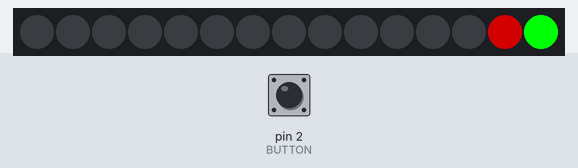
Simulated run of this sketch. Board: Arduino Nano, built with avr-gcc and run on an emulated ATmega328P. On the bench: 15 RGB LEDs in strip order, left to right. Inputs (shaded band) come from the test bench; at power-on: pin 2 (BUTTON) HIGH. Dim RGB values are drawn brighter than linear; colours are those a GRB WS2812 strip shows for the declared byte order; random numbers use the default seed unless the sketch sets one; what the sketch prints to the serial monitor is not drawn.

Above: at 3.2 s.
3.3 s: pin 2 (BUTTON) pulled LOW for 0.15 s
At 3.52 s:
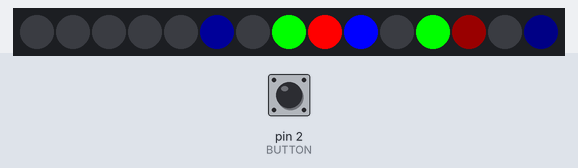
4.0 s: pin 2 (BUTTON) pulled LOW for 1 s
At 5.1 s:
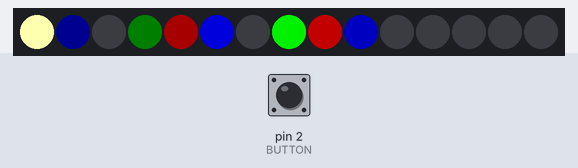
5.6 s: pin 2 (BUTTON) pulled LOW for 0.15 s
At 6.1 s:
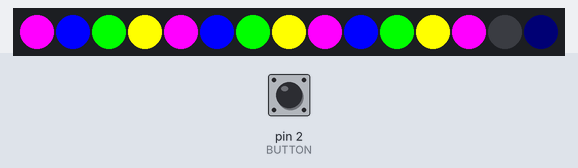
6.3 s: pin 2 (BUTTON) pulled LOW for 3.2 s
At 6.85 s:
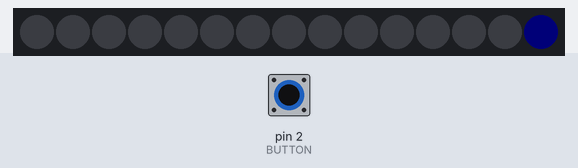
10.1 s: pin 2 (BUTTON) pulled LOW for 0.15 s
At 10.18 s:
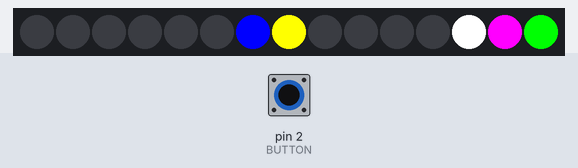
10.8 s: pin 2 (BUTTON) pulled LOW for 1 s
At 10.86 s:
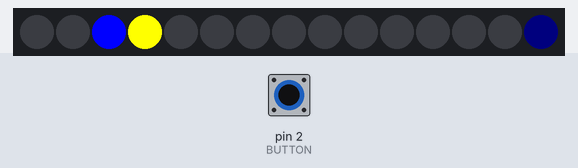

The sketch:

11November.ino
```cpp
//11 noveember little lights For Jolien van jelle
/* 22 sk2812 rgbw leds controlled on one data line in stacks of 11
   one button
   arduino nano with bypassed, voltage regulator
   18650 battery

    animation tab can hold random led colors that can be changed ugins the button
    if you add more add the aniAmount to the amont of variables and add more else if statements in the loop

*/

//libs --> fastled  https://github.com/FastLED/FastLED
// animations taken from: https://www.tweaking4all.com/hardware/arduino/adruino-led-strip-effects with some changes to account for the RGBW part of the thing.


// 11 led on one side rgbw D2
//one button on  D1

#include <FastLED.h>
#include "FastLED_RGBW.h" // litle hack from  (http://krazydad.com).

const int BUTTON = 2; // button pin
const int aniAmount = 8; // amount of animations that are running in the loop (aray starts at 0 so its 9 now )
int animationSelector = 0; // little animationSelector
int moveSpeed = 40; // used as a delay in the on led travel animation

//local LEDs
#define NUM_LEDS 11 // amount of leds
#define LED_PIN 4  // led pin

CRGBW leds[NUM_LEDS]; // hack to get rgbw working, im sub buffering the leds and inserting an extra channel
CRGB *ledsRGB = (CRGB *) &leds[0]; // leds

int ledOn = 1; // variable used for the single led chace


void setup() {

  //start serial port
  Serial.begin(115200);
  Serial.print("11 novemember is de dag");

  pinMode(LED_PIN, OUTPUT);     //set the led pin as output
  pinMode(BUTTON, INPUT_PULLUP); // set the button as input pullup
  attachInterrupt(digitalPinToInterrupt(BUTTON), blink, FALLING  ); //set the button as interupt so when it is pressed it interupts the program
  FastLED.addLeds<WS2812B, LED_PIN, RGB>(ledsRGB, getRGBWsize(NUM_LEDS)); // add leds to the array
  animationSelector = random(aniAmount);
  initTest(); // show a little test rgb seqence

}

void loop() {

  // Serial.println(animationSelector);
  if  (animationSelector == 0) {
    Fire(55, 120, 15);
  } else  if  (animationSelector == 1) {
    colorWipe(255, 0, 255, 50);
    colorWipe(0x00, 0x00, 0x00, 50);
  } else if  (animationSelector == 2) {
    meteorRain(0xff, 0xff, 0xff, 10, 64, true, 30);
  } else  if  (animationSelector == 3) {
    OneLedTravel();
  } else  if  (animationSelector == 4) {
    Sparkle(0xff, 0xff, 0xff, 100);
  } else if (animationSelector == 5) {
    FadeInOut(255, 0, 240); // pink?
  } else if (animationSelector == 6) {
    FadeInOut(255, 100, 0); // yellow
  } else  if  (animationSelector == 7) {
    Sparkle(0, 127, 255, 100);
  } else  if  (animationSelector == 8) {
   //rainbowCycle(10);
   CylonBounce(0xff, 0, 0, 4, 20, 50);// little kit animaation
  }
}


void blink() { // interyupt fuction that increments the animation selector value
  //animationSelector = random(aniAmount);
  animationSelector++;
  if ( animationSelector > aniAmount) {  // circle round
    animationSelector = 0;
  }
  //Serial.println(animationSelector);
}


void initTest() // little test animation
{
  for (int i = 0 ; i < NUM_LEDS ; i++)
  {
    //leds[i] = CRGBW(127, 0, 0, 0);
    leds[i] = CRGB(127, 0, 0);
  }
  FastLED.show();
  delay(500);
  for (int i = 0 ; i < NUM_LEDS ; i++)
  {
    //leds[i] = CRGBW(0, 127, 0, 0);
    leds[i] = CRGB(0, 127, 0);
  }
  FastLED.show();
  delay(500);
  for (int i = 0 ; i < NUM_LEDS ; i++)
  {
    // leds[i] = CRGBW(0, 0, 127, 0);
    leds[i] = CRGB(0, 0, 127);
  }
  FastLED.show();
  delay(500);
  for (int i = 0 ; i < NUM_LEDS ; i++)
  {
    //leds[i] = CRGBW(0, 0, 0, 127);
    leds[i] = CRGB(127, 127, 127);
  }
  FastLED.show();
  delay(500);
  for (int i = 0 ; i < NUM_LEDS ; i++)
  {
    // leds[i] = CRGBW(0, 0, 0, 0);
    leds[i] = CRGB(0, 0, 0);
  }
  FastLED.show();
}


void showStrip() { // used in the animaiton tab
  FastLED.show();
}

void setPixel(int Pixel, byte red, byte green, byte blue) { // used for animations
  leds[Pixel].r = red;
  leds[Pixel].g = green;
  leds[Pixel].b = blue;
  //CRGBW(0, 0, 0, 127);
}

void setAll(byte red, byte green, byte blue) { // used in animations
  for (int i = 0; i < NUM_LEDS; i++ ) { // loop thru all and set the pixel colors
    setPixel(i, red, green, blue);
  }
  showStrip(); // send data to the leds
}

void OneLedTravel() { // one led travel animation

  leds[ledOn % NUM_LEDS] = CRGBW(255, 255, 255, 255); // color of the led  // using modulo on the amount of leds to make it travel withoin bounds// will eventualy overflow not sure what happends then :)
  //leds[ledOn] = CRGBW(0, 0, 0, 255);
  //leds[ledOn+1] = CRGBW(0, 0, 255, 0);
  FastLED.show();
  delay(moveSpeed);
  leds[ledOn % NUM_LEDS] = CRGBW(0, 0, 0, 0);
  // leds[ledOn+1] = CRGBW(0, 0, 255, 0);

  ledOn++;
  //  Serial.print("hour:");
  //  Serial.println(hour);
  // Serial.print("led:");
  //  Serial.println(ledOn);
  //  Serial.print("ledModulo:");
  //  Serial.println(ledOn%60);
  FastLED.show();
  //    if (ledOn>=60 ){
  //      ledOn=1;
  //       //delay(50);
  //    }
}
```

Animations.ino
```cpp
void FadeInOut(byte red, byte green, byte blue){
  float r, g, b;

  for(int k = 0; k < 256; k=k+1) {
    r = (k/256.0)*red;
    g = (k/256.0)*green;
    b = (k/256.0)*blue;
    setAll(r,g,b);
    showStrip();
  }

  for(int k = 255; k >= 0; k=k-2) {
    r = (k/256.0)*red;
    g = (k/256.0)*green;
    b = (k/256.0)*blue;
    setAll(r,g,b);
    showStrip();
  }
}

void CylonBounce(byte red, byte green, byte blue, int EyeSize, int SpeedDelay, int ReturnDelay){

  for(int i = 0; i < NUM_LEDS-EyeSize-2; i++) {
    setAll(0,0,0);
    setPixel(i, red/10, green/10, blue/10);
    for(int j = 1; j <= EyeSize; j++) {
      setPixel(i+j, red, green, blue);
    }
    setPixel(i+EyeSize+1, red/10, green/10, blue/10);
    showStrip();
    delay(SpeedDelay);
  }

  delay(ReturnDelay);

  for(int i = NUM_LEDS-EyeSize-2; i > 0; i--) {
    setAll(0,0,0);
    setPixel(i, red/10, green/10, blue/10);
    for(int j = 1; j <= EyeSize; j++) {
      setPixel(i+j, red, green, blue);
    }
    setPixel(i+EyeSize+1, red/10, green/10, blue/10);
    showStrip();
    delay(SpeedDelay);
  }

  delay(ReturnDelay);
}

void rainbowCycle(int SpeedDelay) {
  byte *c;
  uint16_t i, j;

  for(j=0; j<256*5; j++) { // 5 cycles of all colors on wheel
    for(i=0; i< NUM_LEDS; i++) {
      c=Wheel(((i * 256 / NUM_LEDS) + j) & 255);
      setPixel(i, *c, *(c+1), *(c+2));
    }
    showStrip();
    delay(SpeedDelay);
  }
}

byte * Wheel(byte WheelPos) {
  static byte c[3];

  if(WheelPos < 85) {
   c[0]=WheelPos * 3;
   c[1]=255 - WheelPos * 3;
   c[2]=0;
  } else if(WheelPos < 170) {
   WheelPos -= 85;
   c[0]=255 - WheelPos * 3;
   c[1]=0;
   c[2]=WheelPos * 3;
  } else {
   WheelPos -= 170;
   c[0]=0;
   c[1]=WheelPos * 3;
   c[2]=255 - WheelPos * 3;
  }

  return c;
}


void Sparkle(byte red, byte green, byte blue, int SpeedDelay) {  // little sparkle animation
  int Pixel = random(NUM_LEDS);
  setPixel(Pixel,red,green,blue);
  showStrip();
  delay(SpeedDelay);
  setPixel(Pixel,0,0,0);
}


void Fire(int Cooling, int Sparking, int SpeedDelay) { // fire animation
  static byte heat[NUM_LEDS];
  int cooldown;

  // Step 1.  Cool down every cell a little
  for( int i = 0; i < NUM_LEDS; i++) {
    cooldown = random(0, ((Cooling * 10) / NUM_LEDS) + 2);

    if(cooldown>heat[i]) {
      heat[i]=0;
    } else {
      heat[i]=heat[i]-cooldown;
    }
  }

  // Step 2.  Heat from each cell drifts 'up' and diffuses a little
  for( int k= NUM_LEDS - 1; k >= 2; k--) {
    heat[k] = (heat[k - 1] + heat[k - 2] + heat[k - 2]) / 3;
  }

  // Step 3.  Randomly ignite new 'sparks' near the bottom
  if( random(255) < Sparking ) {
    int y = random(7);
    heat[y] = heat[y] + random(160,255);
    //heat[y] = random(160,255);
  }

  // Step 4.  Convert heat to LED colors
  for( int j = 0; j < NUM_LEDS; j++) {
    setPixelHeatColor(j, heat[j] );
  }

  showStrip();
  delay(SpeedDelay);
}


void setPixelHeatColor (int Pixel, byte temperature) {
  // Scale 'heat' down from 0-255 to 0-191
  byte t192 = round((temperature/255.0)*191);

  // calculate ramp up from
  byte heatramp = t192 & 0x3F; // 0..63
  heatramp <<= 2; // scale up to 0..252

  // figure out which third of the spectrum we're in:
  if( t192 > 0x80) {                     // hottest
    setPixel(Pixel, 255, 255, heatramp);
  } else if( t192 > 0x40 ) {             // middle
    setPixel(Pixel, 255, heatramp, 0);
  } else {                               // coolest
    setPixel(Pixel, heatramp, 0, 0);
  }
}

void colorWipe(byte red, byte green, byte blue, int SpeedDelay) { // wipes the stip in to a solid color// add multiple behind each other to create cool effects on color chace
  for(uint16_t i=0; i<NUM_LEDS; i++) {
      setPixel(i, red, green, blue);
      showStrip();
      delay(SpeedDelay);
  }
}

void meteorRain(byte red, byte green, byte blue, byte meteorSize, byte meteorTrailDecay, boolean meteorRandomDecay, int SpeedDelay) {
  setAll(0,0,0);

  for(int i = 0; i < NUM_LEDS+NUM_LEDS; i++) {


    // fade brightness all LEDs one step
    for(int j=0; j<NUM_LEDS; j++) {
      if( (!meteorRandomDecay) || (random(10)>5) ) {
        fadeToBlack(j, meteorTrailDecay );
      }
    }

    // draw meteor
    for(int j = 0; j < meteorSize; j++) {
      if( ( i-j <NUM_LEDS) && (i-j>=0) ) {
        setPixel(i-j, red, green, blue);
      }
    }

    showStrip();
    delay(SpeedDelay);
  }
}


void fadeToBlack(int ledNo, byte fadeValue) { // little fuctnion to fade led to black... without using the fastled lib so its compatible with animations from the internets

    // NeoPixel
    uint32_t oldColor;
    uint8_t r, g, b;
    int value;

    //oldColor = FastLED.getPixelColor(ledNo);
    r = (oldColor & 0x00ff0000UL) >> 16;
    g = (oldColor & 0x0000ff00UL) >> 8;
    b = (oldColor & 0x000000ffUL);

    r=(r<=10)? 0 : (int) r-(r*fadeValue/256);
    g=(g<=10)? 0 : (int) g-(g*fadeValue/256);
    b=(b<=10)? 0 : (int) b-(b*fadeValue/256);

    //strip.setPixelColor(ledNo, r,g,b);
    leds[ledNo] = CRGB(r, g, b);
   // FastLED
   //leds[ledNo].fadeToBlackBy( fadeValue );

}
```

FastLED_RGBW.h
```cpp
/* FastLED_RGBW
 *
 * Hack to enable SK6812 RGBW strips to work with FastLED.
 *
 * Original code by Jim Bumgardner (http://krazydad.com).
 * Modified by David Madison (http://partsnotincluded.com).
 *
*/

#ifndef FastLED_RGBW_h
#define FastLED_RGBW_h

struct CRGBW  {
  union {
    struct {
      union {
        uint8_t g;
        uint8_t green;
      };
      union {
        uint8_t r;
        uint8_t red;
      };
      union {
        uint8_t b;
        uint8_t blue;
      };
      union {
        uint8_t w;
        uint8_t white;
      };
    };
    uint8_t raw[4];
  };

  CRGBW(){}

  CRGBW(uint8_t rd, uint8_t grn, uint8_t blu, uint8_t wht){
    r = rd;
    g = grn;
    b = blu;
    w = wht;
  }

  inline void operator = (const CRGB c) __attribute__((always_inline)){
    this->r = c.r;
    this->g = c.g;
    this->b = c.b;
    this->white = 0;
  }
};

inline uint16_t getRGBWsize(uint16_t nleds){
  uint16_t nbytes = nleds * 4;
  if(nbytes % 3 > 0) return nbytes / 3 + 1;
  else return nbytes / 3;
}

#endif
```
